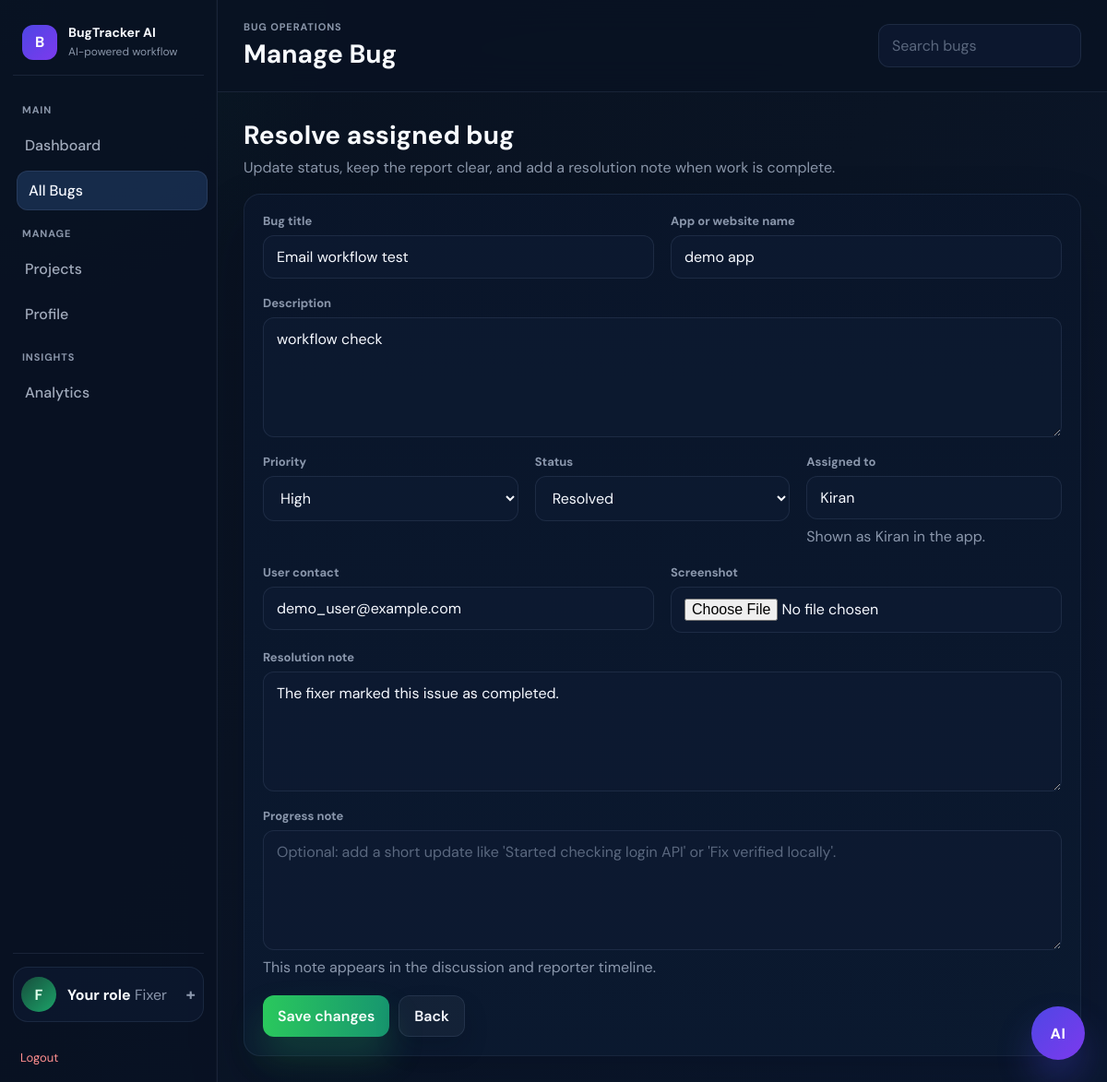
Page /edit/6 (signed in) on the earlier database version.
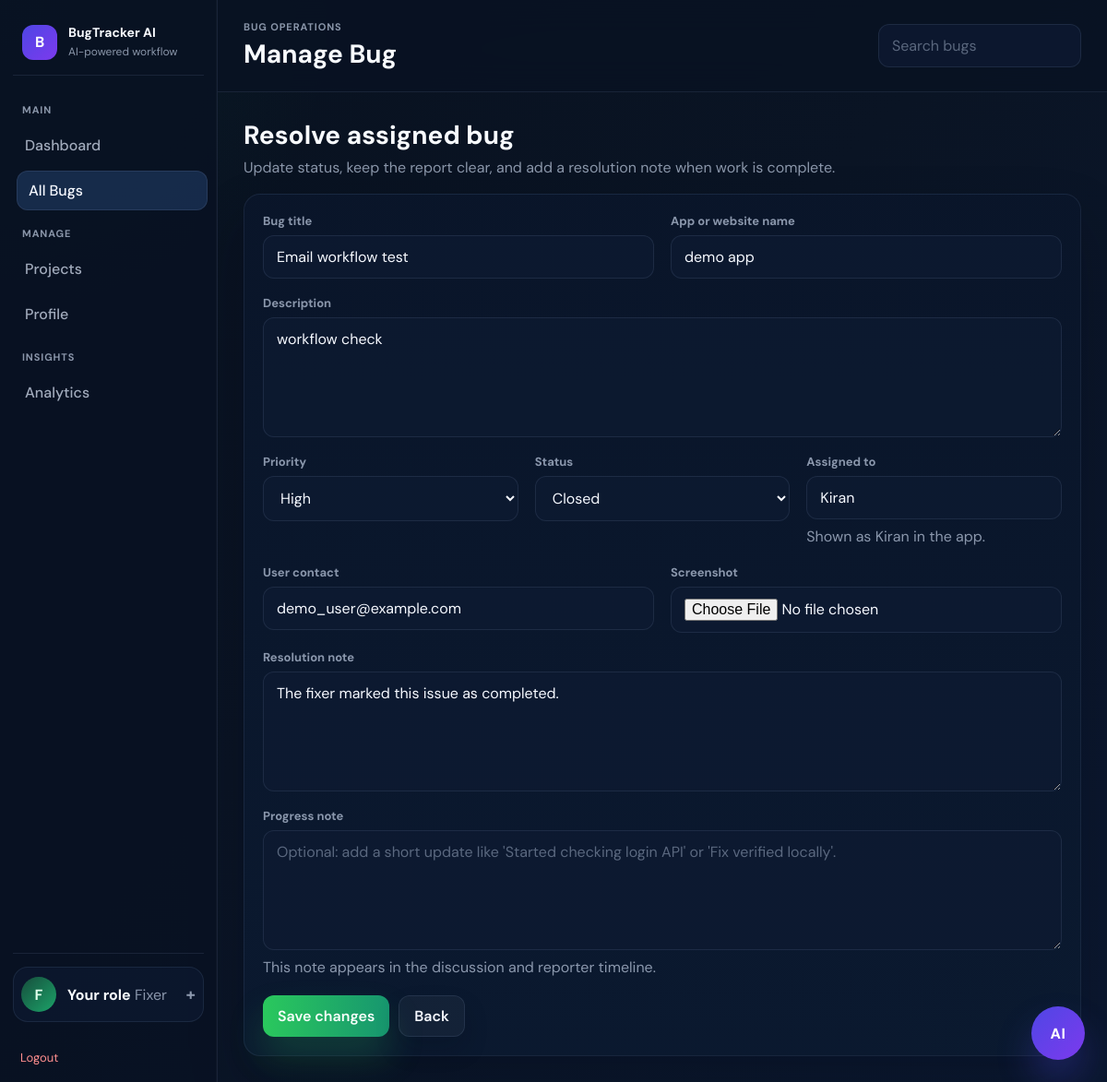
Same page on the later database version.
### tables this page shows
CREATE TABLE bugs (
        id INTEGER PRIMARY KEY AUTOINCREMENT,
        title TEXT,
        description TEXT,
        priority TEXT,
        status TEXT,
        assigned_to TEXT,
        created_at TEXT
    , reporter TEXT, app_name TEXT, steps TEXT, expected_result TEXT, actual_result TEXT, contact TEXT, resolution_note TEXT, fixed_at TEXT, screenshot_path TEXT, ai_summary TEXT, ai_priority TEXT, ai_suspected_cause TEXT, ai_fix_plan TEXT, ai_repro_steps TEXT, ai_resolution_summary TEXT);

### app.py (the view, shortened to what this page needs)
@app.route("/edit/<int:id>", methods=["GET", "POST"])
def edit_bug(id):
    if not is_logged_in():
        return redirect(url_for("login"))
    bug = get_bug_by_id(id)
    if not bug:
        flash("Bug report not found.", "error")
        return redirect(url_for("view_bugs"))
    if not (is_fixer() or is_admin()):
        flash("Only fixer or admin accounts can update bug status.", "error")
        return redirect(url_for("view_bugs"))
    if is_fixer() and bug["assigned_to"] != session["user"]:
        flash("This bug is assigned to a different fixer.", "error")
        return redirect(url_for("view_bugs"))
    return render_template(
        "edit_bug.html",
        bug=bug,
        fixers=get_fixers(),
        role=session.get("role", "user"),
        active_page="bugs"
    )

### app.py (called while the page is built)
def is_logged_in():
    return "user" in session

def is_fixer():
    return session.get("role") == "fixer"

def format_display_name(username):
    if not username:
        return "Unassigned"
    if username in DISPLAY_NAME_MAP:
        return DISPLAY_NAME_MAP[username]
    cleaned = str(username).replace("_", " ").strip()
    return cleaned

def format_role_label(role):
    labels = {
        "admin": "Admin",
        "fixer": "Fixer",
        "user": "Reporter",
    }
    return labels.get(role, str(role).title())

@app.context_processor
def inject_display_helpers():
    return {
        "display_name": format_display_name,
        "role_label": format_role_label,
    }

### database.py (called while the page is built)
def get_connection():
    conn = sqlite3.connect(DB_NAME)
    conn.row_factory = sqlite3.Row
    return conn

def get_fixers():
    conn = get_connection()
    cursor = conn.cursor()
    cursor.execute("SELECT * FROM users WHERE role='fixer' ORDER BY username")
    users = cursor.fetchall()
    conn.close()
    return users

def get_bug_by_id(bug_id):
    conn = get_connection()
    cursor = conn.cursor()
    cursor.execute("SELECT * FROM bugs WHERE id=?", (bug_id,))
    bug = cursor.fetchone()
    conn.close()
    return bug

### templates/edit_bug.html (shortened to what this page needs)
{% extends "base.html" %}
{% block page_title %}Manage Bug{% endblock %}
{% block content %}
<div class="page-header">
    <h2>{% if role == "fixer" %}Resolve assigned bug{% else %}Manage bug workflow{% endif %}</h2>
    <p>Update status, keep the report clear, and add a resolution note when work is complete.</p>
</div>
<section class="card">
    <form method="POST" enctype="multipart/form-data" class="form-grid">
        <div class="form-grid two-col">
            <div class="field">
                <label>Bug title</label>
                <input class="input" type="text" name="title" value="{{ bug['title'] or '' }}" required>
            </div>
            <div class="field">
                <label>App or website name</label>
                <input class="input" type="text" name="app_name" value="{{ bug['app_name'] or '' }}" required>
            </div>
        </div>
        <div class="field">
            <label>Description</label>
            <textarea class="textarea" name="description" required>{{ bug['description'] }}</textarea>
        </div>
        <div class="form-grid three-col">
            <div class="field">
                <label>Priority</label>
                <select class="select" name="priority" required>
                    {% for priority in ["High", "Medium", "Low"] %}
                    <option value="{{ priority }}" {% if bug['priority'] == priority %}selected{% endif %}>{{ priority }}</option>
                    {% endfor %}
                </select>
            </div>
            <div class="field">
                <label>Status</label>
                <select class="select" name="status" required>
                    {% for status in ["Open", "In Progress", "Resolved", "Closed"] %}
                    <option value="{{ status }}" {% if bug['status'] == status %}selected{% endif %}>{{ status }}</option>
                    {% endfor %}
                </select>
            </div>
            <div class="field">
                <label>Assigned to</label>
                {% if role == "admin" %}
                <select class="select" name="assigned_to" required>
                    {% for fixer in fixers %}
                    <option value="{{ fixer['username'] }}" {% if bug['assigned_to'] == fixer['username'] %}selected{% endif %}>{{ display_name(fixer["username"]) }}</option>
                    {% endfor %}
                </select>
                {% else %}
                <input class="input" type="text" name="assigned_to" value="{{ bug['assigned_to'] }}" required readonly>
                {% endif %}
                <div class="meta-copy">Shown as {{ display_name(bug['assigned_to']) }} in the app.</div>
            </div>
        </div>
        <div class="form-grid two-col">
            <div class="field">
                <label>User contact</label>
                <input class="input" type="text" name="contact" value="{{ bug['contact'] or '' }}" required>
            </div>
            <div class="field">
                <label>Screenshot</label>
                <input class="input" type="file" name="screenshot" accept=".png,.jpg,.jpeg,.gif,.webp">
            </div>
        </div>
        <div class="field">
            <label>Resolution note</label>
            <textarea class="textarea" name="resolution_note" placeholder="Explain what changed for the user.">{{ bug['resolution_note'] or '' }}</textarea>
        </div>
        <div class="field">
            <label>Progress note</label>
            <textarea class="textarea" name="progress_note" placeholder="Optional: add a short update like 'Started checking login API' or 'Fix verified locally'."></textarea>
            <div class="meta-copy">This note appears in the discussion and reporter timeline.</div>
        </div>
        <div class="form-actions">
            <button class="btn btn-primary" type="submit">Save changes</button>
            <a class="btn" href="{{ url_for('view_bugs') }}">Back</a>
        </div>
    </form>
</section>
{% endblock %}

Differences in the rows shown:
changed bugs "Kiran": status "Resolved" → "Closed"
